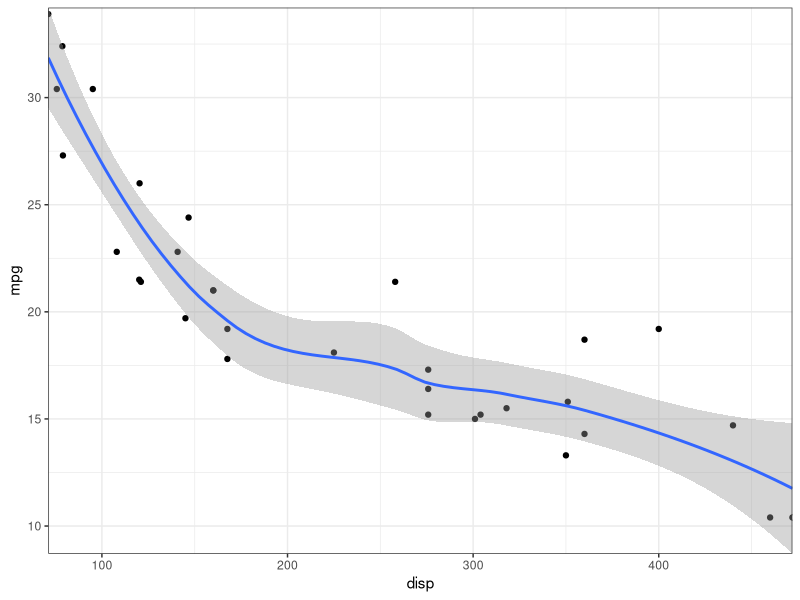

Write the R code that produced this figure.

library(tidyverse)

mtcars %>% 
    ggplot(aes(disp, mpg)) +
    geom_point() +
    geom_smooth() +
    theme_bw() +
    scale_x_continuous(expand = c(0,0)) +
    scale_y_continuous(expand = c(0,0)) 
     
